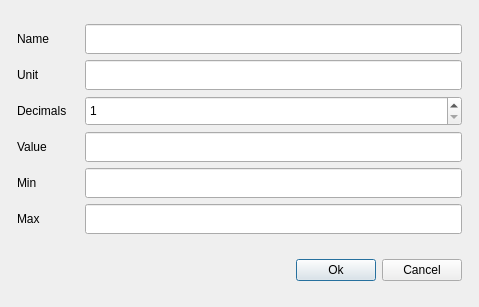
<?xml version="1.0" encoding="UTF-8"?>
<ui version="4.0">
 <class>EditorDoubleValue</class>
 <widget class="QDialog" name="EditorDoubleValue">
  <property name="geometry">
   <rect>
    <x>0</x>
    <y>0</y>
    <width>479</width>
    <height>307</height>
   </rect>
  </property>
  <property name="windowTitle">
   <string>Double parameter</string>
  </property>
  <layout class="QGridLayout" name="gridLayout">
   <item row="0" column="0">
    <layout class="QVBoxLayout" name="verticalLayout">
     <property name="leftMargin">
      <number>6</number>
     </property>
     <property name="topMargin">
      <number>6</number>
     </property>
     <property name="rightMargin">
      <number>6</number>
     </property>
     <property name="bottomMargin">
      <number>6</number>
     </property>
     <item>
      <widget class="QLabel" name="label">
       <property name="text">
        <string>Name</string>
       </property>
      </widget>
     </item>
     <item>
      <widget class="QLabel" name="label_2">
       <property name="text">
        <string>Unit</string>
       </property>
      </widget>
     </item>
     <item>
      <widget class="QLabel" name="label_3">
       <property name="text">
        <string>Decimals</string>
       </property>
      </widget>
     </item>
     <item>
      <widget class="QLabel" name="label_4">
       <property name="text">
        <string>Value</string>
       </property>
      </widget>
     </item>
     <item>
      <widget class="QLabel" name="label_5">
       <property name="text">
        <string>Min</string>
       </property>
      </widget>
     </item>
     <item>
      <widget class="QLabel" name="label_6">
       <property name="text">
        <string>Max</string>
       </property>
      </widget>
     </item>
    </layout>
   </item>
   <item row="0" column="1">
    <layout class="QVBoxLayout" name="verticalLayout_2">
     <property name="leftMargin">
      <number>6</number>
     </property>
     <property name="topMargin">
      <number>6</number>
     </property>
     <property name="rightMargin">
      <number>6</number>
     </property>
     <property name="bottomMargin">
      <number>6</number>
     </property>
     <item>
      <widget class="QLineEdit" name="txtName">
       <property name="minimumSize">
        <size>
         <width>0</width>
         <height>30</height>
        </size>
       </property>
      </widget>
     </item>
     <item>
      <widget class="QLineEdit" name="txtUnit">
       <property name="minimumSize">
        <size>
         <width>0</width>
         <height>30</height>
        </size>
       </property>
      </widget>
     </item>
     <item>
      <widget class="QSpinBox" name="spBox_precision">
       <property name="minimumSize">
        <size>
         <width>0</width>
         <height>30</height>
        </size>
       </property>
       <property name="minimum">
        <number>1</number>
       </property>
       <property name="maximum">
        <number>10</number>
       </property>
      </widget>
     </item>
     <item>
      <widget class="QLineEdit" name="txtValue">
       <property name="minimumSize">
        <size>
         <width>0</width>
         <height>30</height>
        </size>
       </property>
      </widget>
     </item>
     <item>
      <widget class="QLineEdit" name="txtMin">
       <property name="minimumSize">
        <size>
         <width>0</width>
         <height>30</height>
        </size>
       </property>
      </widget>
     </item>
     <item>
      <widget class="QLineEdit" name="txtMax">
       <property name="minimumSize">
        <size>
         <width>0</width>
         <height>30</height>
        </size>
       </property>
      </widget>
     </item>
    </layout>
   </item>
   <item row="1" column="0" colspan="2">
    <layout class="QHBoxLayout" name="horizontalLayout_7">
     <property name="leftMargin">
      <number>6</number>
     </property>
     <property name="topMargin">
      <number>6</number>
     </property>
     <property name="rightMargin">
      <number>6</number>
     </property>
     <property name="bottomMargin">
      <number>6</number>
     </property>
     <item>
      <widget class="QLabel" name="lbl_info">
       <property name="styleSheet">
        <string notr="true">color: rgb(255, 0, 0);</string>
       </property>
       <property name="text">
        <string/>
       </property>
      </widget>
     </item>
     <item>
      <spacer name="horizontalSpacer">
       <property name="orientation">
        <enum>Qt::Horizontal</enum>
       </property>
       <property name="sizeHint" stdset="0">
        <size>
         <width>40</width>
         <height>20</height>
        </size>
       </property>
      </spacer>
     </item>
     <item>
      <widget class="QPushButton" name="btnOk">
       <property name="sizePolicy">
        <sizepolicy hsizetype="Minimum" vsizetype="Fixed">
         <horstretch>0</horstretch>
         <verstretch>0</verstretch>
        </sizepolicy>
       </property>
       <property name="maximumSize">
        <size>
         <width>16777215</width>
         <height>16777215</height>
        </size>
       </property>
       <property name="text">
        <string>Ok</string>
       </property>
      </widget>
     </item>
     <item>
      <widget class="QPushButton" name="btnCancel">
       <property name="sizePolicy">
        <sizepolicy hsizetype="Minimum" vsizetype="Fixed">
         <horstretch>0</horstretch>
         <verstretch>0</verstretch>
        </sizepolicy>
       </property>
       <property name="maximumSize">
        <size>
         <width>16777215</width>
         <height>16777215</height>
        </size>
       </property>
       <property name="text">
        <string>Cancel</string>
       </property>
      </widget>
     </item>
    </layout>
   </item>
  </layout>
 </widget>
 <resources/>
 <connections/>
</ui>
